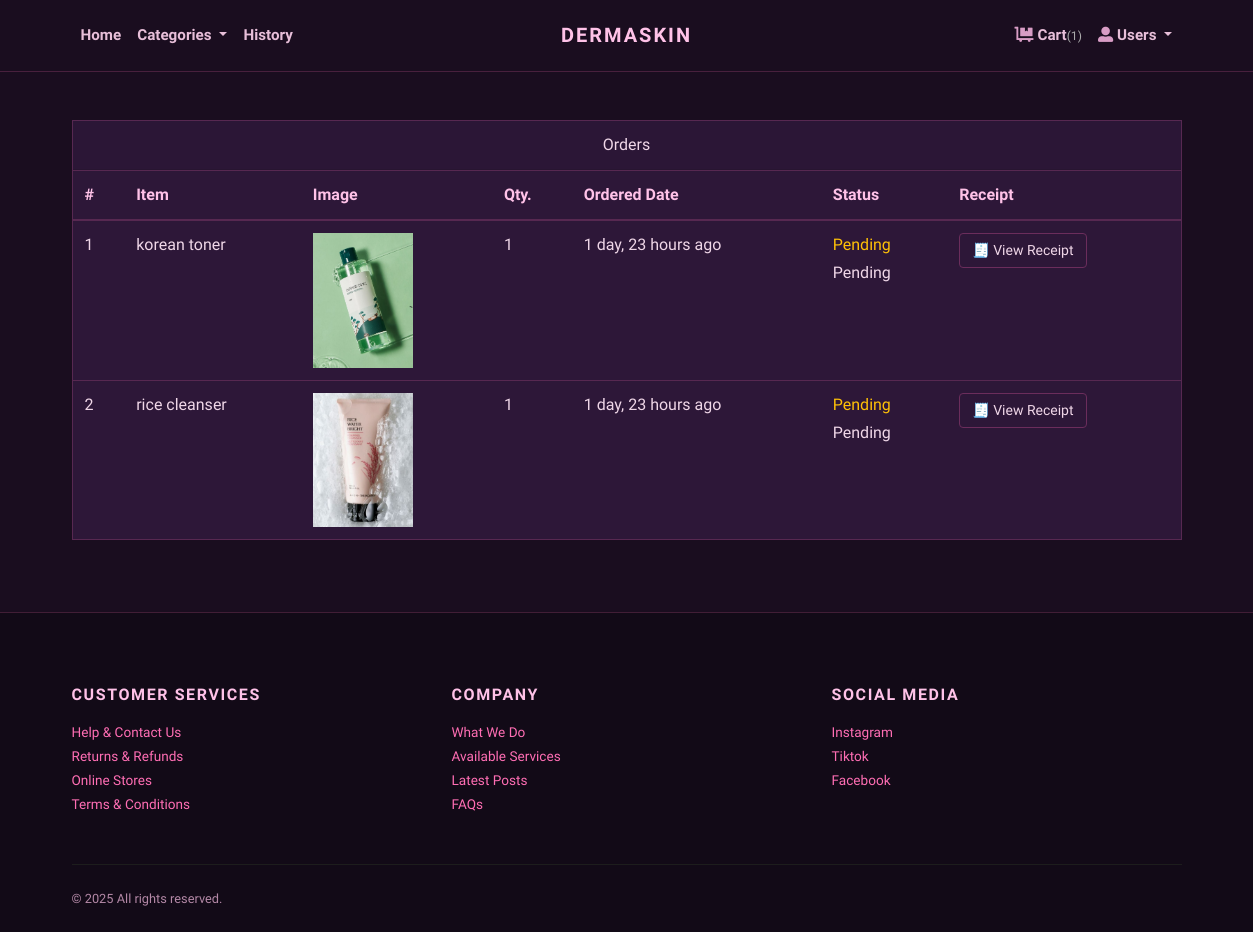
The page /orders/ (signed in) on the database as committed earlier.
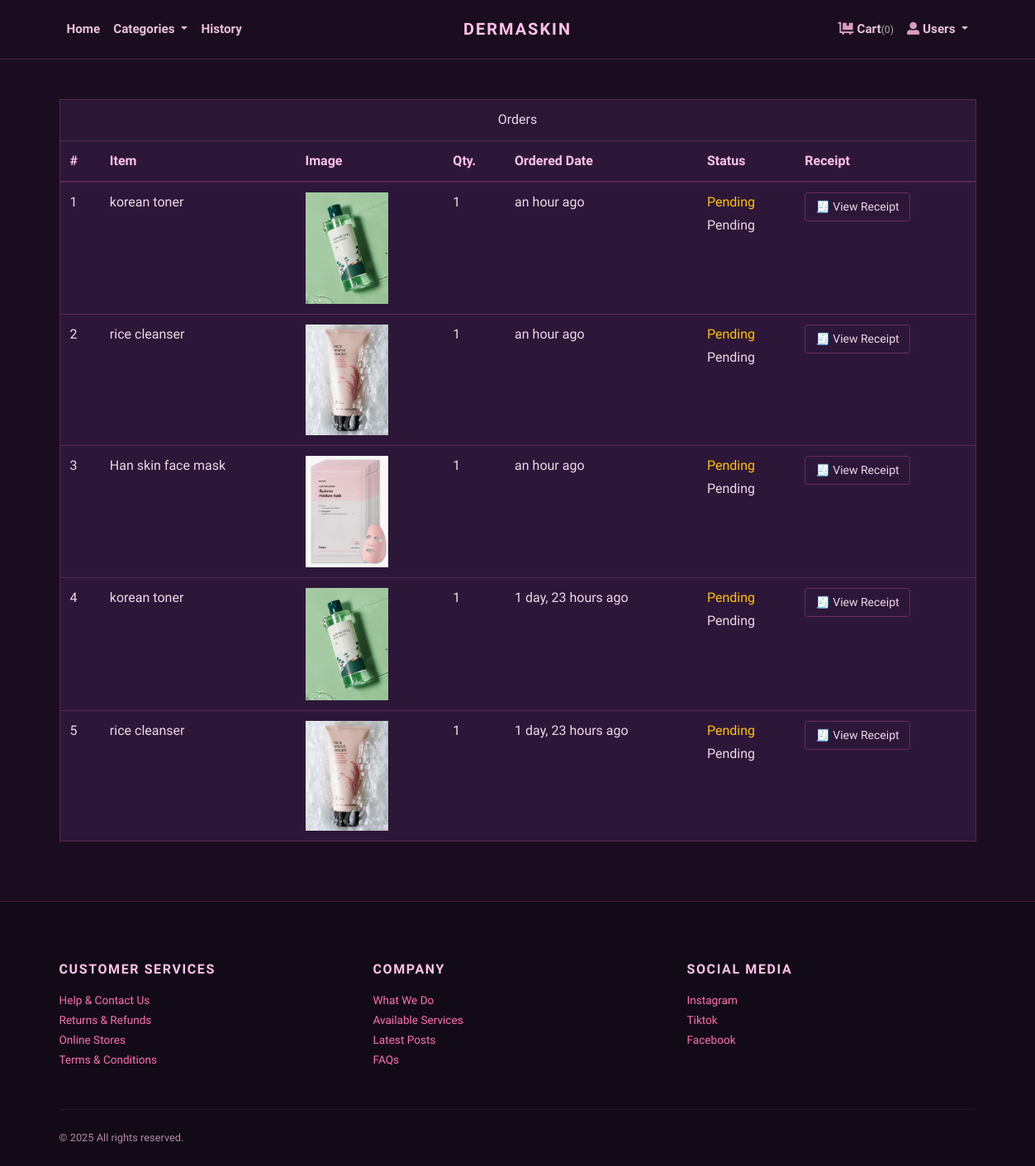
The same page on the database as committed later.
### store/models.py (models this page shows, shortened)
class Order(models.Model):
    user = models.ForeignKey(User, verbose_name="User", on_delete=models.CASCADE)
    address = models.ForeignKey(Address, verbose_name="Shipping Address", on_delete=models.CASCADE)
    product = models.ForeignKey(Product, verbose_name="Product", on_delete=models.CASCADE)
    quantity = models.PositiveIntegerField(verbose_name="Quantity")
    payment_method = models.CharField(
        max_length=10,
        default="COD"
    )
    payment_proof = models.ImageField(
        upload_to='payment_proofs',
        blank=True,
        null=True,
        verbose_name="Payment Proof Screenshot"
    )
    payment_status = models.CharField(
        choices=PAYMENT_STATUS_CHOICES,
        max_length=20,
        default="Pending",
        verbose_name="Payment Verification Status"
    )
    payment_verified_at = models.DateTimeField(
        blank=True,
        null=True,
        verbose_name="Payment Verified Date"
    )
    admin_notes = models.TextField(
        blank=True,
        null=True,
        verbose_name="Admin Notes"
    )
    ordered_date = models.DateTimeField(auto_now_add=True, verbose_name="Ordered Date")
    status = models.CharField(
        choices=STATUS_CHOICES,
        max_length=50,
        default="Pending"
    )

class Product(models.Model):
    title = models.CharField(max_length=150, verbose_name="Product Title")
    slug = models.SlugField(
        max_length=160,
        unique=True,   # ✅ FIX
        verbose_name="Product Slug"
    )
    sku = models.CharField(max_length=255, unique=True)
    short_description = models.TextField()
    detail_description = models.TextField(blank=True, null=True)
    product_image = models.ImageField(upload_to='product', blank=True, null=True)
    price = models.DecimalField(max_digits=8, decimal_places=2)
    category = models.ForeignKey(Category, on_delete=models.CASCADE)
    is_active = models.BooleanField()
    is_featured = models.BooleanField()
    created_at = models.DateTimeField(auto_now_add=True)
    updated_at = models.DateTimeField(auto_now=True)

### store/views.py (the view)
# urls.py: path('orders/', views.orders, name="orders"),
@login_required
def orders(request):
    orders = Order.objects.filter(user=request.user).order_by('-ordered_date')
    return render(request, 'store/orders.html', {'orders': orders})

### store/context_preprocessors.py (called while the page is built)
def store_menu(request):
    categories = Category.objects.filter(is_active=True)
    context = {
        'categories_menu': categories,
    }
    return context

def cart_menu(request):
    if request.user.is_authenticated:
        cart_items= Cart.objects.filter(user=request.user)
        context = {
            'cart_items': cart_items,
        }
    else:
        context = {}
    return context

### templates/store/orders.html (shortened to what this page needs)
{% extends 'base.html' %}
{% load static %}
{% load humanize %}
{% block content%}
<div class="container py-5">
  <div class="row">
    <div class="col-lg-12">
      <div class="card mb-4" id="tables">
        <div class="card-header text-center">Orders</div>
        <div class="card-body p-0">
          <div class="d-none d-lg-block">
            <table class="table table-hover mb-0">
              <thead>
                <tr>
                  <th>#</th>
                  <th>Item</th>
                  <th>Image</th>
                  <th>Qty.</th>
                  <th>Ordered Date</th>
                  <th>Status</th>
                  <th>Receipt</th>
                </tr>
              </thead>
              <tbody>
                {% if orders %}
                {% for order in orders %}
                <tr>
                  <td>{{ forloop.counter }}</td>
                  <td>{{ order.product.title }}</td>
                  <td>
                    {% if order.product.product_image %}
                    <img
                      src="{{ order.product.product_image.url }}"
                      alt="{{ order.product.title }}"
                      style="width: 100px"
                    />
                    {% endif %}
                  </td>
                  <td>{{ order.quantity }}</td>
                  <td>{{ order.ordered_date|naturaltime }}</td>
                  <td>
                    {% if order.status == 'Pending' %}
                    <span class="text-warning">Pending</span>
                    {% elif order.status == 'Accepted' %}
                    <div class="bg-light border border-primary">
                      <div class="p-3 bg-primary" style="width: 0%"></div>
                    </div>
                    {% elif order.status == 'Packed' %}
                    <div class="bg-light border border-primary">
                      <div class="p-3 bg-primary" style="width: 40%"></div>
                    </div>
                    {% elif order.status == 'On The Way' %}
                    <div class="bg-light border border-primary">
                      <div class="p-3 bg-primary" style="width: 70%"></div>
                    </div>
                    {% elif order.status == 'Delivered' %}
                    <div class="bg-light border border-primary">
                      <div class="p-3 bg-primary" style="width: 100%"></div>
                    </div>
                    {% elif order.status == 'Cancelled' %}
                    <div class="bg-light border border-danger">
                      <div class="p-3 bg-danger" style="width: 100%"></div>
                    </div>
                    {% endif %}
                    <div class="mt-1">{{ order.status }}</div>
                  </td>
                  <td>
                    <button
                      class="btn btn-sm btn-outline-dark"
                      data-order-id="{{ order.id }}"
                      onclick="showReceipt(this.getAttribute('data-order-id'))"
                    >
                      🧾 View Receipt
                    </button>
                  </td>
                </tr>
                {% endfor %}
                {% else %}
                <tr>
                  <td colspan="7" class="text-center text-muted">
                    No orders found.
                  </td>
                </tr>
                {% endif %}
              </tbody>
            </table>
          </div>
        </div>
      </div>
    </div>
  </div>
</div>
{% endblock content %}

### templates/base.html (shortened to what this page needs)
{% load static %}
<!DOCTYPE html>
<html>
  <head>
    <link rel="stylesheet" href="{% static 'vendor/bootstrap/css/bootstrap.min.css' %}">
    <link rel="stylesheet" href="{% static 'vendor/lightbox2/css/lightbox.min.css' %}">
    <link rel="stylesheet" href="{% static 'vendor/nouislider/nouislider.min.css' %}">
    <link rel="stylesheet" href="{% static 'vendor/bootstrap-select/css/bootstrap-select.min.css' %}">
    <link rel="stylesheet" href="{% static 'vendor/owl.carousel2/assets/owl.carousel.min.css' %}">
    <link rel="stylesheet" href="{% static 'vendor/owl.carousel2/assets/owl.theme.default.css' %}">
    <link rel="stylesheet" href="{% static 'css/style.default.css' %}" id="theme-stylesheet">
    <link rel="stylesheet" href="{% static 'css/custom.css' %}">
  </head>
  <body>
    <div class="page-holder">
      {% include 'navbar.html' %}
      {% block content %}
      {% endblock content %}
      {% include 'footer.html' %}
      {% include 'scripts.html' %}

### templates/navbar.html (shortened to what this page needs)
{% load static %}
    <header class="header">
        <div class="container px-0 px-lg-3">
          <nav class="navbar navbar-expand-lg navbar-light py-3 px-lg-0"><a class="navbar-brand" href="{% url 'store:home' %}"><span class="font-weight-bold text-uppercase text-dark">DermaSkin</span></a>
            <div class="collapse navbar-collapse" id="navbarSupportedContent">
              <ul class="navbar-nav mr-auto">
                <li class="nav-item">
                  <a class="nav-link active" href="{% url 'store:home' %}">Home</a>
                </li>
                <li class="nav-item dropdown"><a class="nav-link dropdown-toggle" id="pagesDropdown" href="#" data-toggle="dropdown" aria-haspopup="true" aria-expanded="false">Categories</a>
                </li>
                 <li class="nav-item">
                  <a class="nav-link active" href="{% url 'store:orders'  %}">History</a>
                </li>
              </ul>
              <ul class="navbar-nav ml-auto">
                {% if request.user.is_authenticated %}
                  <li class="nav-item"><a class="nav-link" href="{% url 'store:cart' %}"> <i class="fas fa-dolly-flatbed mr-1 text-gray"></i>Cart<small class="text-gray">({{cart_items.count}})</small></a></li>
                  <li class="nav-item dropdown"><a class="nav-link dropdown-toggle" id="pagesDropdown" href="#" data-toggle="dropdown" aria-haspopup="true" aria-expanded="false"><i class="fas fa-user-alt mr-1 text-gray"></i>Users</a></a>
                </li>
                {% else %}
                  <li class="nav-item"><a class="nav-link" href="{% url 'store:login' %}">Login</a></li>
                  <li class="nav-item"><a class="nav-link" href="{% url 'store:register' %}">Create Account</a></li>
                {% endif %}
              </ul>
            </div>
          </nav>
        </div>
      </header>

### templates/footer.html
<footer class="bg-dark text-white">
        <div class="container py-4">
          <div class="row py-5">
            <div class="col-md-4 mb-3 mb-md-0">
              <h6 class="text-uppercase mb-3">Customer services</h6>
              <ul class="list-unstyled mb-0">
                <li><a class="footer-link" href="#">Help &amp; Contact Us</a></li>
                <li><a class="footer-link" href="#">Returns &amp; Refunds</a></li>
                <li><a class="footer-link" href="#">Online Stores</a></li>
                <li><a class="footer-link" href="#">Terms &amp; Conditions</a></li>
              </ul>
            </div>
            <div class="col-md-4 mb-3 mb-md-0">
              <h6 class="text-uppercase mb-3">Company</h6>
              <ul class="list-unstyled mb-0">
                <li><a class="footer-link" href="#">What We Do</a></li>
                <li><a class="footer-link" href="#">Available Services</a></li>
                <li><a class="footer-link" href="#">Latest Posts</a></li>
                <li><a class="footer-link" href="#">FAQs</a></li>
              </ul>
            </div>
            <div class="col-md-4">
              <h6 class="text-uppercase mb-3">Social media</h6>
              <ul class="list-unstyled mb-0">
                <li><a class="footer-link" href="#">Instagram</a></li>
                <li><a class="footer-link" href="#">Tiktok</a></li>
                <li><a class="footer-link" href="#">Facebook</a></li>
              </ul>
            </div>
          </div>
          <div class="border-top pt-4" style="border-color: #1d1d1d !important">
            <div class="row">
              <div class="col-lg-6">
                <p class="small text-muted mb-0">&copy; 2025 All rights reserved.</p>
              </div>
              <div class="col-lg-6 text-lg-right">
              </div>
            </div>
          </div>
        </div>
      </footer>

### templates/scripts.html (shortened to what this page needs)
{% load static %}
      <link rel="stylesheet" href="https://use.fontawesome.com/releases/v5.7.1/css/all.css">
    </div>
  </body>
</html>

### jewelryshop/static/css/style.default.css (style rules this page uses)
.text-gray { color: #aaa !important; }
.navbar { position: relative; }
@media (min-width: 992px) { .navbar-brand { position: absolute; top: 50%; left: 50%; -webkit-transform: translate(-50%, -50%); transform: translate(-50%, -50%); } }
.footer-link { font-size: 0.85rem; position: relative; color: #999; transition: all 0.3s; }
.footer-link::before { content: '\f0da'; display: inline-block; font-family: 'Font Awesome\ 5 Free'; font-weight: 900; position: absolute; top: 50%; left: 0; -webkit-transform: translateY(-50%); transform: translateY(-50%); color: #fff; transition: all 0.3s; opacity: 0; }
.text-uppercase { text-transform: uppercase; letter-spacing: 0.1em; }
.navbar { padding: 0.5rem 1rem; }
.navbar-brand { display: inline-block; padding-top: 0.3125rem; padding-bottom: 0.3125rem; margin-right: 1rem; font-size: 1.25rem; }
.navbar-light .navbar-brand { color: #dcb14a; }
.navbar-light .navbar-nav .nav-link { color: rgba(17, 17, 17, 0.99); font-weight: 800; font-size: 0.95rem; transition: all 0.3s; }
.navbar-light .navbar-nav .show > .nav-link, .navbar-light .navbar-nav .active > .nav-link, .navbar-light .navbar-nav .nav-link.show, .navbar-light .navbar-nav .nav-link.active { color: #dcb14a; }
.btn { font-weight: 400; border: 1px solid transparent; font-family: inherit; padding: 0.375rem 1.5rem; font-size: 1rem; line-height: 1.5; border-radius: 0; transition: color 0.15s ease-in-out, background-color 0.15s ease-in-out, border-color 0.15s ease-in-out, box-shadow 0.15s ease-in-out; }
.btn-outline-dark { color: #111111; background-color: transparent; background-image: none; border-color: #111111; }
.btn-sm { padding: 0.375rem 0.75rem; font-size: 0.875rem; line-height: 1.5; border-radius: 0; }
body { font-family: "Libre Franklin", sans-serif; font-size: 1rem; font-weight: 400; line-height: 1.5; color: #111111; background-color: #fff; }
a { color: #dcb14a; text-decoration: none; }
h1, h2, h3, h4, h5, h6, .h1, .h2, .h3, .h4, .h5, .h6 { margin-bottom: 0.5rem; font-family: inherit; font-weight: 900; line-height: 1.2; color: inherit; }
h6, .h6 { font-size: 1rem; }
small, .small { font-size: 80%; font-weight: 400; }
.bg-dark { background-color: #111111 !important; }
.text-warning { color: #ffc107 !important; }
.text-dark { color: #111111 !important; }
.nav-link { padding: 0.5rem 1rem; }
.card { background-color: #fff; border: 1px solid rgba(17, 17, 17, 0.125); border-radius: 0; }
.card-body { padding: 1.25rem; }
.card-header { padding: 0.75rem 1.25rem; background-color: rgba(17, 17, 17, 0.03); border-bottom: 1px solid rgba(17, 17, 17, 0.125); }
.card-header:first-child { border-radius: calc(0 - 1px) calc(0 - 1px) 0 0; }

### jewelryshop/static/css/custom.css (style rules this page uses)
html, body { background-color: #1a0d1f !important; color: #f0d7e8 !important; }
h1, h2, h3, h4, h5, h6 { color: #ffc2e8 !important; }
p, span, small, label { color: #e8bfd9 !important; }
a { color: #ff6eb4 !important; }
.header { background-color: #1a0d1f !important; border-bottom: 1px solid rgba(255, 110, 180, 0.2); }
.navbar-light { background-color: transparent !important; }
.navbar-brand span { color: #ffc2e8 !important; }
.navbar-light .navbar-nav .nav-link { color: #e8bfd9 !important; }
.navbar i, .fas, .far { color: #d89cc5 !important; }
.card { background-color: #2d1738 !important; border: 1px solid rgba(255, 110, 180, 0.2); }
.btn { border-radius: 4px; }
.btn-outline-dark { color: #f0d7e8 !important; border-color: #6b2d5c !important; }
.table { color: #f0d7e8 !important; }
.table th, .table td { border-color: rgba(255, 110, 180, 0.2) !important; }
.table thead th { background-color: #2d1738 !important; color: #ffc2e8 !important; }
footer { background-color: #1a0d1f !important; color: #b388a6 !important; border-top: 1px solid rgba(255, 110, 180, 0.2); }
.bg-dark { background-color: #120a17 !important; }
.text-dark { color: #f0d7e8 !important; }
.text-muted { color: #b388a6 !important; }
.border, .border-top, .border-bottom, .border-left, .border-right { border-color: rgba(255, 110, 180, 0.2) !important; }
img { filter: brightness(0.95) contrast(1.05); }
.navbar-light .navbar-nav .nav-link.dropdown-toggle { color: #e8bfd9 !important; }
.dropdown-toggle::after { border-top-color: #e8bfd9 !important; }
.navbar-nav .dropdown-toggle::after { margin-left: 0.5rem; }

Rows that differ between the two databases and show on the page:
added Order: product "korean toner", product.product_image (picture), quantity "1", ordered_date "an hour ago", shows "Pending", status "Pending"
added Order: product "rice cleanser", product.product_image (picture), quantity "1", ordered_date "an hour ago", shows "Pending", status "Pending"
added Order: product "Han skin face mask", product.product_image (picture), quantity "1", ordered_date "an hour ago", shows "Pending", status "Pending"
Other text that changed with them:
{{ cart_items.count }}: "1" → "0"
